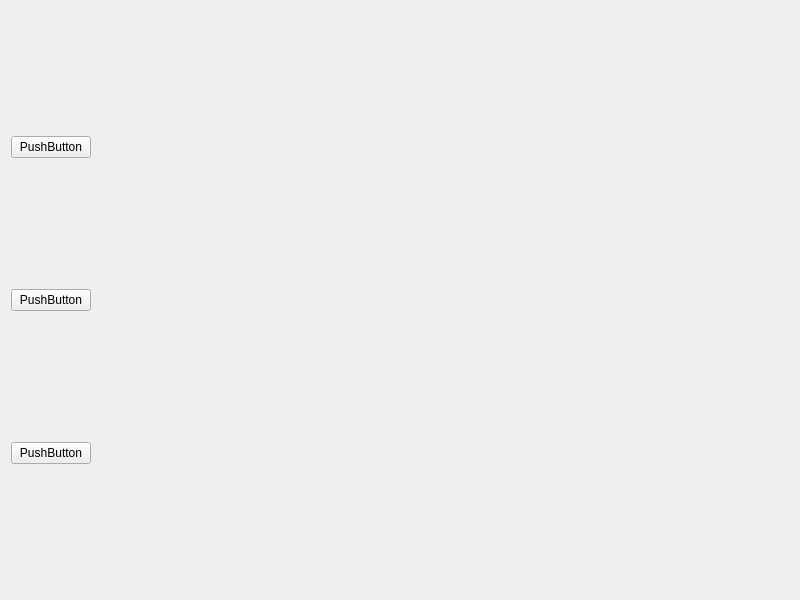
<?xml version="1.0" encoding="UTF-8"?>
<ui version="4.0">
 <class>MainView</class>
 <widget class="QWidget" name="MainView">
  <property name="geometry">
   <rect>
    <x>0</x>
    <y>0</y>
    <width>800</width>
    <height>600</height>
   </rect>
  </property>
  <property name="windowTitle">
   <string>MainView</string>
  </property>
  <layout class="QHBoxLayout" name="horizontalLayout_2">
   <item>
    <layout class="QHBoxLayout" name="horizontalLayout">
     <item>
      <layout class="QVBoxLayout" name="verticalLayout">
       <item>
        <widget class="QPushButton" name="btn_video_list">
         <property name="text">
          <string>PushButton</string>
         </property>
        </widget>
       </item>
       <item>
        <widget class="QPushButton" name="btn_usr_page">
         <property name="text">
          <string>PushButton</string>
         </property>
        </widget>
       </item>
       <item>
        <widget class="QPushButton" name="btn_video_disp">
         <property name="text">
          <string>PushButton</string>
         </property>
        </widget>
       </item>
      </layout>
     </item>
     <item>
      <widget class="QStackedWidget" name="stackedWidget">
       <property name="currentIndex">
        <number>-1</number>
       </property>
      </widget>
     </item>
    </layout>
   </item>
  </layout>
 </widget>
 <resources/>
 <connections/>
</ui>
